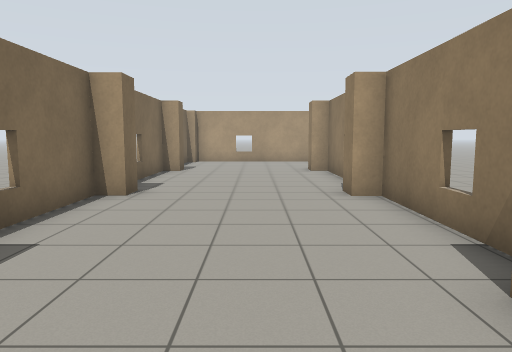
View 1 (above)

12 first-person views from a walk through a robot-simulator world made for Gazebo. The camera is 1.2 m above the floor, tilts 6° down and sees 70° across. The floor is counted in squares, 1 m on a side. Each view is taken from the middle of a square. On the plan, view 1 faces up. The plan holds only what a view shows up to about 14 squares ahead; the rest is blank.

View 2
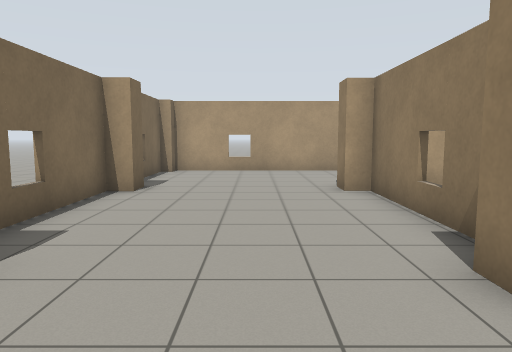

View 3
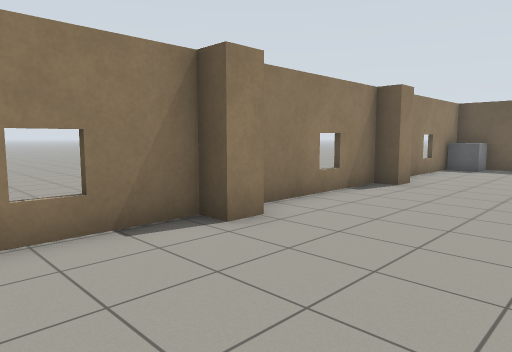

View 4
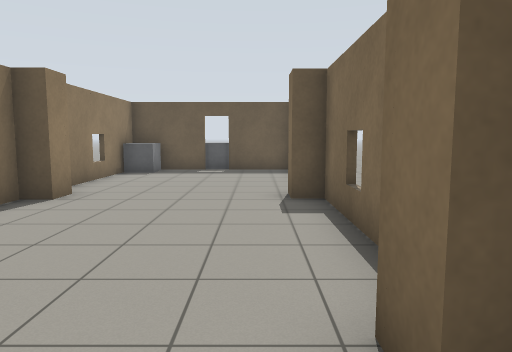

View 5
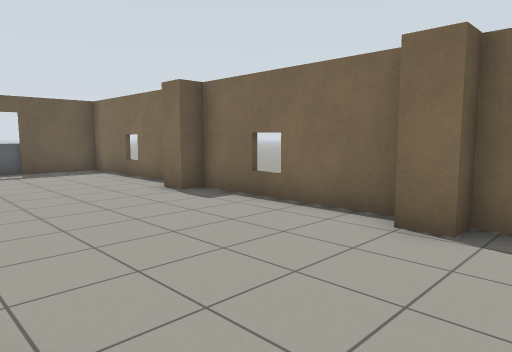

View 6
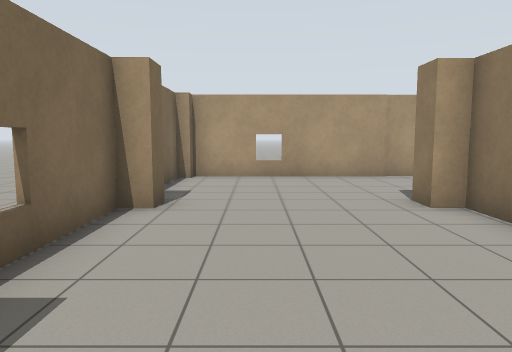

View 7
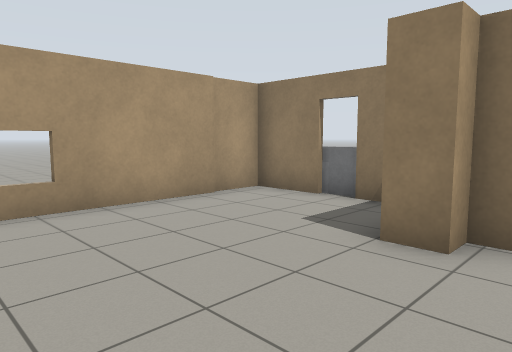

View 8
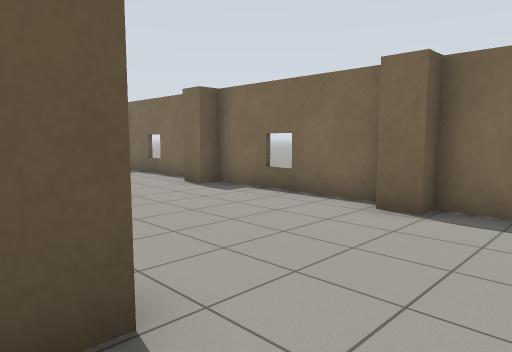

View 9
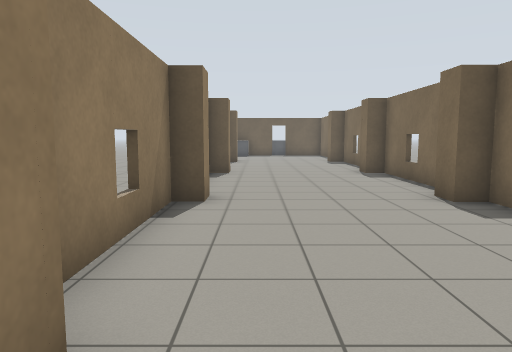

View 10
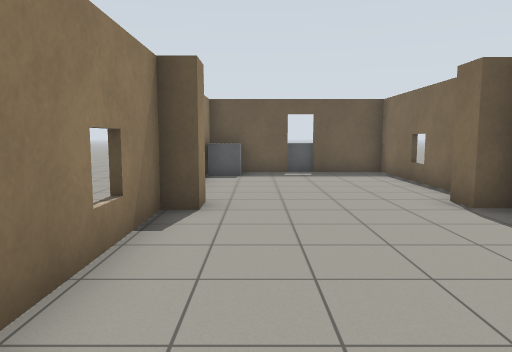

View 11
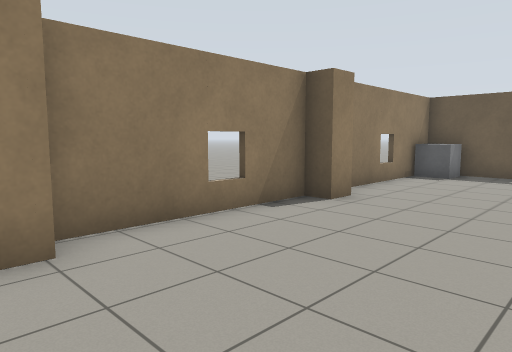

View 12
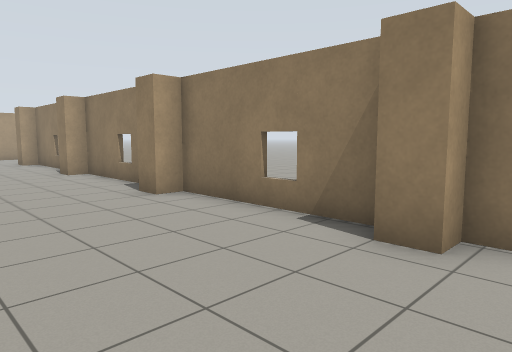

### Floor plan
Points are (right, up) in squares from view 1. A wall is a line through its corners. A room is listed if a view was taken in it or the views show most of it. See-through windows are left out.
Room 1 (views 1, 2, 3, 4, 5, 6, 7, 8, 9, 10, 11, 12)
walls: (-3.4, 1.8) (-3.4, -3) (-2.7, -3) (-2.7, -3.9); (-3.4, -4.9) (-3.4, -9.7) (-1.4, -9.7); (4.4, 15) (4.4, 15.5); (4.4, 17.4) (4.4, 18.3) (-2.9, 18.3) (-2.9, 17.8) (-3.4, 17.8) (-3.4, 13.9) (-2.7, 13.9) (-2.7, 13.2) (-3.4, 13.2) (-3.4, 8.2) (-2.7, 8.2) (-2.7, 7.5) (-3.4, 7.5) (-3.4, 2.7) (-2.7, 2.7) (-2.7, 1.9); (-0.1, -9.7) (2.6, -9.7) (2.6, -3.8) (1.9, -3.8) (1.9, -3) (2.6, -3) (2.6, 1.9) (1.9, 1.9) (1.9, 2.7) (2.6, 2.7) (2.6, 7.5) (1.9, 7.5) (1.9, 8.2) (2.6, 8.2) (2.6, 13.2) (1.9, 13.2) (1.9, 13.9) (2.7, 13.9)
ways out: opening at (4.5, 17); open door at (0, -10); open door at (4, 16)
objects: grey box (2, -9)

Positions as (right, up) in squares from view 1, and headings:
1: (0, 0), facing up
2: (0, 5), facing up
3: (-2, 6), facing down-right
4: (-2, 4), facing down
5: (2, 4), facing down-left
6: (-1, 7), facing up
7: (-2, 12), facing up-right
8: (3, 16), facing down-left
9: (1, 15), facing down
10: (1, 3), facing down
11: (-2, 3), facing down-right
12: (-2, -5), facing up-right
